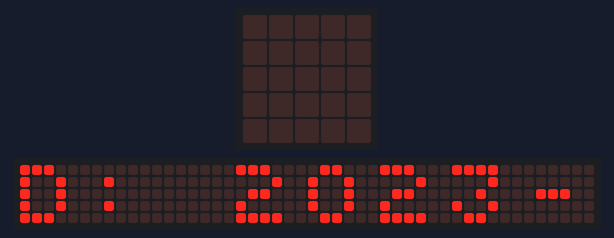
A program run on a simulated BBC micro:bit (MakeCode). Parts: the board's 5×5 LED display, a strip that is not on the board, showing the scrolling text unrolled. The 48×5 strip is a reading aid, not a part: it shows the text the display is scrolling, unrolled, one strip-width of it at a time. At 20.7 s the program stops and its outputs stay as they are.

Above: at 0.1 s.
At 3.7 s:
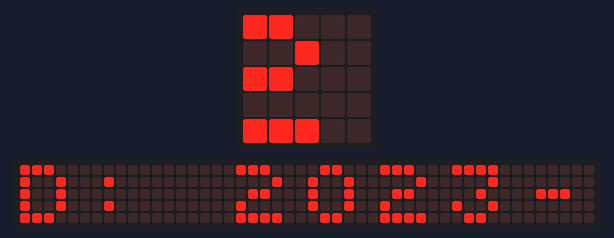
At 7.3 s:
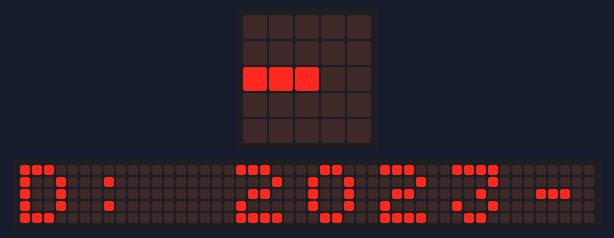
At 12.4 s:
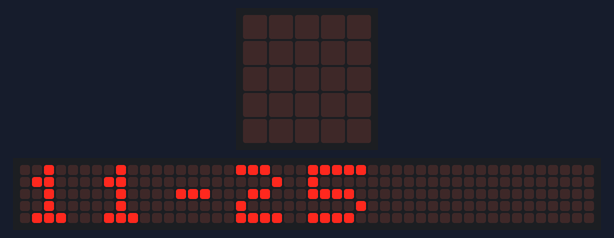
At 14.6 s:
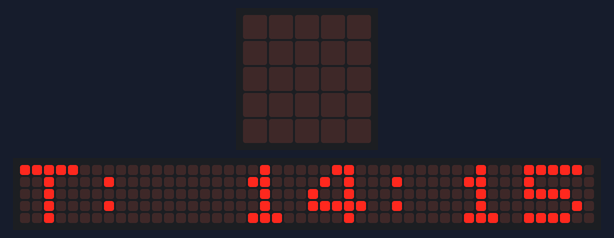
At 20.3 s:
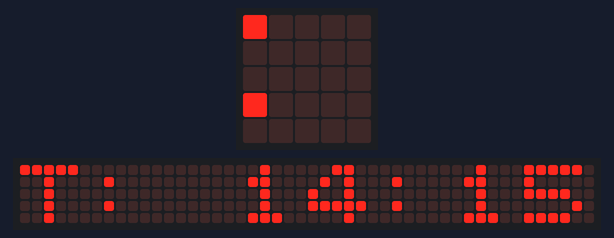

The program:

main.ts
```typescript
function GetDateTimeFromCallback(callbackString : string)
{
    let dateObject = { year: 1900, month: 1, day: 1, hour: 0, minute: 0, second: 0, daylightsaving: false, errorCode : 0 }
    dateObject.errorCode = 1;
    if (callbackString == null || callbackString == '')
        return dateObject;

    dateObject.errorCode = 2;
    let parts = callbackString.split(',');
    if (parts.length < 2)
        return dateObject;

    dateObject.errorCode = 3;
    let currentDateTimePart = parts[1];
    parts = currentDateTimePart.split('":"');
    if (parts.length != 2)
        return dateObject;
    currentDateTimePart = parts[1].replaceAll('"', '');

    dateObject.errorCode = 4;
    parts = currentDateTimePart.split('T');
    if (parts.length != 2)
        return dateObject;
    let date = parts[0];
    let time = parts[1];

    dateObject.errorCode = 5;
    parts = time.split('+');
    if (parts.length != 2)
        return dateObject;
    time = parts[0];


    dateObject.errorCode = 6;
    parts = date.split('-');
    if (parts.length != 3)
        return dateObject;

    dateObject.year = parseInt(parts[0]);
    dateObject.month = parseInt(parts[1]);
    dateObject.day = parseInt(parts[2]);

    dateObject.errorCode = 7;
    parts = time.split(':')
    if (parts.length != 2)
        return dateObject;
    dateObject.hour = parseInt(parts[0]);
    dateObject.minute = parseInt(parts[1]);

     return dateObject;
}

let callbackStr = 'mycallback({"$id":"1","currentDateTime":"2023-11-25T14:15+01:00","utcOffset":"01:00:00","isDayLightSavingsTime":false,"dayOfTheWeek":"Saturday","timeZoneName":"Central Europe Standard Time","currentFileTime":133453953101897145,"ordinalDate":"2023-329","serviceResponse":null});';
let dateObject = GetDateTimeFromCallback(callbackStr);

if (dateObject.errorCode == 0)
    basic.showString('Error: ' + dateObject.errorCode);
else {
    basic.showString('D: ' + dateObject.year + '-' + dateObject.month + '-' + dateObject.day);
    basic.showString('T: ' + dateObject.hour + ':' + dateObject.minute);
}
```

test.ts
```typescript
// test ender her, dette bliver ikke kompileret, når denne pakke bruges som en udvidelse.
```

Measured:
- what the display in image 4 shows lasts 1.0 s, from 14.6 s to 15.6 s
